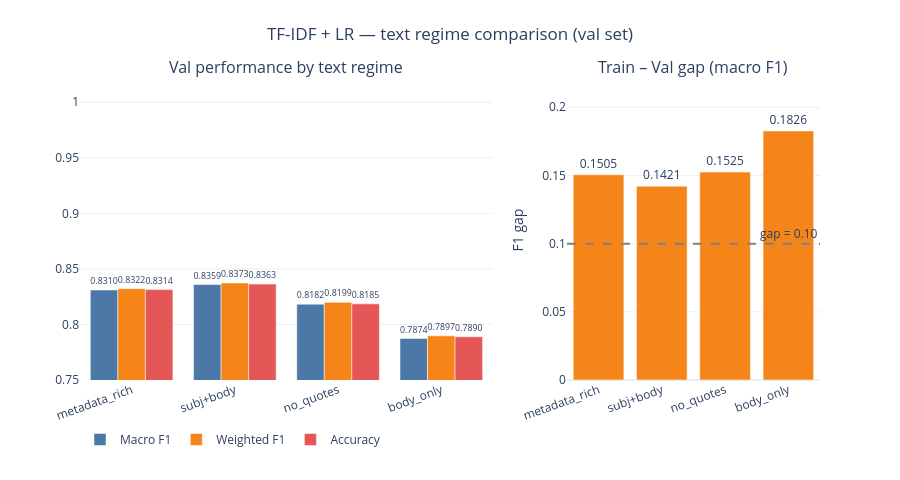

Notebook cell for this chart:
### Code cell
# visual
# regime comparison: grouped bar — val macro_f1 + train/val gap
REGIME_ORDER = [
    "text_metadata_rich_no_leakage",
    "text_subject_body_clean",
    "text_subject_body_no_quotes",
    "text_body_only_clean",
]
REGIME_SHORT = {
    "text_metadata_rich_no_leakage":  "metadata_rich",
    "text_subject_body_clean":        "subj+body",
    "text_subject_body_no_quotes":    "no_quotes",
    "text_body_only_clean":           "body_only",
}

pivot = regime_metric_pivot.loc[REGIME_ORDER].copy()
pivot.index = [REGIME_SHORT[r] for r in pivot.index]

metrics = ["macro_f1", "weighted_f1", "accuracy"]
metric_labels = {"macro_f1": "Macro F1", "weighted_f1": "Weighted F1", "accuracy": "Accuracy"}

fig = make_subplots(
    rows=1, cols=2,
    subplot_titles=[
        "Val performance by text regime",
        "Train – Val gap (macro F1)",
    ],
    column_widths=[0.62, 0.38],
)

# left: grouped bars — val scores for each metric
for i, metric in enumerate(metrics):
    fig.add_trace(
        go.Bar(
            name=metric_labels[metric],
            x=pivot.index,
            y=pivot[(metric, "val")],
            marker_color=COLORS[i],
            text=[f"{v:.4f}" for v in pivot[(metric, "val")]],
            textposition="outside",
        ),
        row=1, col=1,
    )

# right: train-val gap bars (macro_f1), larger = more overfitting
gap = pivot[("macro_f1", "train")] - pivot[("macro_f1", "val")]
fig.add_trace(
    go.Bar(
        name="Train–Val gap",
        x=pivot.index,
        y=gap,
        marker_color=[COLORS[1] if g > 0.10 else COLORS[0] for g in gap],
        text=[f"{g:.4f}" for g in gap],
        textposition="outside",
        showlegend=False,
    ),
    row=1, col=2,
)

fig.add_hline(y=0.10, line_dash="dash", line_color="grey",
              annotation_text="gap = 0.10", annotation_position="top right",
              row=1, col=2)

fig.update_layout(
    title=dict(
        text="TF-IDF + LR — text regime comparison (val set)",
        x=0.5,
    ),
    barmode="group",
    height=480,
    template="plotly_white",
    legend=dict(orientation="h", y=-0.15),
    yaxis=dict(range=[0.75, 1.02]),
    yaxis2=dict(range=[0, 0.22], title_text="F1 gap"),
    margin=dict(t=80, b=100),
)
fig.update_xaxes(tickangle=-20)
fig.show()

### Figure 1 — Plotly figure (JSON) as saved in the notebook; plotly's stock layout.template omitted (floating-point values rounded to 4 significant figures)
{"data": [{"marker": {"color": "#4C78A8"}, "name": "Macro F1", "text": ["0.8310", "0.8359", "0.8182", "0.7874"], "textposition": "outside", "type": "bar", "x": ["metadata_rich", "subj+body", "no_quotes", "body_only"], "xaxis": "x", "y": [0.831, 0.8359, 0.8182, 0.7874], "yaxis": "y"}, {"marker": {"color": "#F58518"}, "name": "Weighted F1", "text": ["0.8322", "0.8373", "0.8199", "0.7897"], "textposition": "outside", "type": "bar", "x": ["metadata_rich", "subj+body", "no_quotes", "body_only"], "xaxis": "x", "y": [0.8322, 0.8373, 0.8199, 0.7897], "yaxis": "y"}, {"marker": {"color": "#E45756"}, "name": "Accuracy", "text": ["0.8314", "0.8363", "0.8185", "0.7890"], "textposition": "outside", "type": "bar", "x": ["metadata_rich", "subj+body", "no_quotes", "body_only"], "xaxis": "x", "y": [0.8314, 0.8363, 0.8185, 0.789], "yaxis": "y"}, {"marker": {"color": ["#F58518", "#F58518", "#F58518", "#F58518"]}, "name": "Train–Val gap", "showlegend": false, "text": ["0.1505", "0.1421", "0.1525", "0.1826"], "textposition": "outside", "type": "bar", "x": ["metadata_rich", "subj+body", "no_quotes", "body_only"], "xaxis": "x2", "y": [0.1505, 0.1421, 0.1525, 0.1826], "yaxis": "y2"}], "layout": {"annotations": [{"font": {"size": 16}, "showarrow": false, "text": "Val performance by text regime", "x": 0.279, "xanchor": "center", "xref": "paper", "y": 1, "yanchor": "bottom", "yref": "paper"}, {"font": {"size": 16}, "showarrow": false, "text": "Train – Val gap (macro F1)", "x": 0.829, "xanchor": "center", "xref": "paper", "y": 1, "yanchor": "bottom", "yref": "paper"}, {"showarrow": false, "text": "gap = 0.10", "x": 1, "xanchor": "right", "xref": "x2 domain", "y": 0.1, "yanchor": "bottom", "yref": "y2"}], "barmode": "group", "height": 480, "legend": {"orientation": "h", "y": -0.15}, "margin": {"b": 100, "t": 80}, "shapes": [{"line": {"color": "grey", "dash": "dash"}, "type": "line", "x0": 0, "x1": 1, "xref": "x2 domain", "y0": 0.1, "y1": 0.1, "yref": "y2"}], "title": {"text": "TF-IDF + LR — text regime comparison (val set)", "x": 0.5}, "xaxis": {"anchor": "y", "domain": [0, 0.558], "tickangle": -20}, "xaxis2": {"anchor": "y2", "domain": [0.658, 1], "tickangle": -20}, "yaxis": {"anchor": "x", "domain": [0, 1], "range": [0.75, 1.02]}, "yaxis2": {"anchor": "x2", "domain": [0, 1], "range": [0, 0.22], "title": {"text": "F1 gap"}}}}
